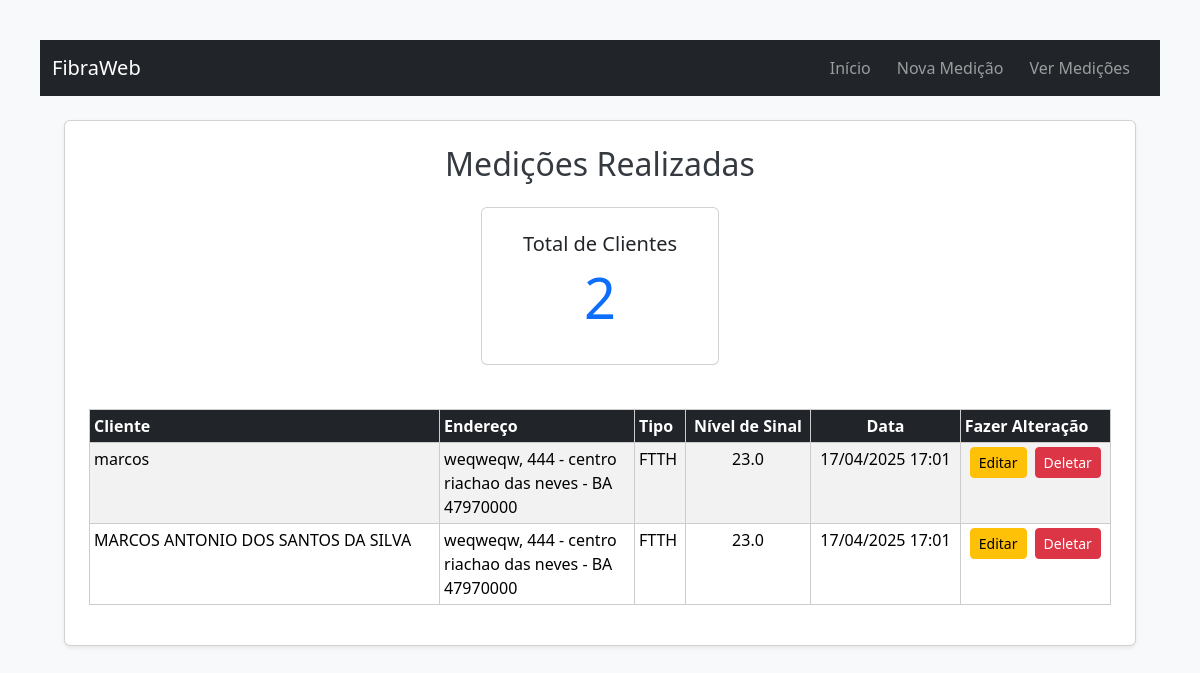
The app's page /lista/ with its own data.
### monitoramento/models.py (models this page shows, shortened)
class Fibra(models.Model):
    CLIENTE_CHOICES = [
        ('FTTH', 'Fibra até a casa'),
        ('FTTC', 'Fibra até o armário'),
        ('FTTB', 'Fibra até o prédio'),
    ]
    nome_cliente = models.CharField(max_length=100)
    tipo_fibra = models.CharField(max_length=4, choices=CLIENTE_CHOICES)
    nivel_sinal = models.FloatField()
    data_medicao = models.DateTimeField(auto_now_add=True)
    rua = models.CharField(max_length=100, blank=True)
    numero = models.CharField(max_length=10, blank=True)
    bairro = models.CharField(max_length=50, blank=True)
    cidade = models.CharField(max_length=50, blank=True)
    estado = models.CharField(max_length=2, blank=True)
    cep = models.CharField(max_length=10, blank=True)

### monitoramento/views.py (the view)
# urls.py: path('lista/', views.lista_medicoes, name='lista_medicoes'),
def lista_medicoes(request):
    medicoes = Fibra.objects.all()  # Pega todas as medições do banco de dados
    return render(request, 'monitoramento/lista_medicoes.html', {'medicoes': medicoes})

### monitoramento/templates/monitoramento/lista_medicoes.html (shortened to what this page needs)
{% extends 'monitoramento/base.html' %}
{% block content %}
<div class="container mt-4">
    <div class="card p-4 shadow-sm">
        <h2 class="mb-4 text-center">Medições Realizadas</h2>
        <div class="row mb-4 justify-content-center">
            <div class="col-12 col-sm-6 col-md-4 col-lg-3">
                <div class="card text-center p-4">
                    <h5>Total de Clientes</h5>
                    <h3 class="display-4 text-primary">{{ medicoes|length }}</h3>
                </div>
            </div>
        </div>
        {% if medicoes %}
        <div class="table-responsive">
            <table class="table table-striped table-sm">
            <thead class="table-dark">
                <tr>
                    <th class="text-nowrap">Cliente</th>
                    <th class="text-nowrap">Endereço</th>
                    <th class="text-nowrap">Tipo</th>
                    <th class="text-nowrap text-center">Nível de Sinal</th>
                    <th class="text-nowrap text-center">Data</th>
                    <th class="text-nowrap">Fazer Alteração</th>
                </tr>
            </thead>
                <tbody>
                    {% for medicao in medicoes %}
                    <tr>
                        <td>{{ medicao.nome_cliente }}</td>
                        <td class="text-nowrap" style="max-width: 200px; overflow: hidden; text-overflow: ellipsis;">
                            {{ medicao.rua }}, {{ medicao.numero }} - {{ medicao.bairro }}<br>
                            {{ medicao.cidade }} - {{ medicao.estado }}<br>{{ medicao.cep }}
                        </td>
                        <td class="text-nowrap">{{ medicao.tipo_fibra }}</td>
                        <td class="text-nowrap text-center" style="white-space: nowrap; overflow: hidden; text-overflow: ellipsis; max-width: 150px;">
                            {{ medicao.nivel_sinal }}
                        </td>
                        <td class="text-center">
                            {{ medicao.data_medicao|date:"d/m/Y H:i" }}
                        </td>
                        <td>
                            <div class="d-flex flex-column flex-md-row gap-2 justify-content-center">
                                <a href="{% url 'editar_medicao' medicao.id %}" class="btn btn-warning btn-sm">Editar</a>
                                <a href="{% url 'deletar_medicao' medicao.id %}" class="btn btn-danger btn-sm mt-2 mt-md-0">Deletar</a>
                            </div>
                        </td>
                    </tr>
                    {% endfor %}
                </tbody>
            </table>
        </div>
        {% else %}
        <p class="text-muted">Nenhuma medição cadastrada ainda.</p>
        {% endif %}
    </div>
</div>
{% endblock %}

### monitoramento/templates/monitoramento/base.html (shortened to what this page needs)
<!DOCTYPE html>
<html lang="pt-br">
<head>
    {% load static %}
    <link href="https://cdn.jsdelivr.net/npm/bootstrap@5.3.3/dist/css/bootstrap.min.css" rel="stylesheet">
    <link rel="stylesheet" href="{% static 'css/estilo.css' %}">
</head>
<body style="background-color: #f8f9fa;">
    <nav class="navbar navbar-expand-lg navbar-dark bg-dark mb-4">
        <div class="container">
            <a class="navbar-brand" href="/">FibraWeb</a>
            <div class="collapse navbar-collapse" id="navbarNav">
                <ul class="navbar-nav ms-auto">
                    <li class="nav-item"><a class="nav-link" href="/">Início</a></li>
                    <li class="nav-item"><a class="nav-link" href="/nova/">Nova Medição</a></li>
                    <li class="nav-item"><a class="nav-link" href="/lista/">Ver Medições</a></li>
                </ul>
            </div>
        </div>
    </nav>
    <main class="container">
        {% block content %}{% endblock %}
    </main>
</body>
</html>

### monitoramento/static/css/estilo.css (style rules this page uses)
body { font-family: Arial, sans-serif; margin: 40px; background-color: #f5f5f5; }
body { font-family: 'Segoe UI', Tahoma, Geneva, Verdana, sans-serif; }
h2 { color: #343a40; }
nav a { color: white; margin-right: 10px; text-decoration: none; }
table { width: 100%; border-collapse: collapse; margin-top: 20px; }
th, td { padding: 8px; border: 1px solid #ccc; }

### records on screen
Fibra: nome_cliente "marcos", rua "weqweqw", numero "444", bairro "centro", cidade "riachao das neves", estado "BA", cep "47970000", tipo_fibra "FTTH", nivel_sinal "23.0", data_medicao "17/04/2025 17:01"
Fibra: nome_cliente "MARCOS ANTONIO DOS SANTOS DA SILVA", rua "weqweqw", numero "444", bairro "centro", cidade "riachao das neves", estado "BA", cep "47970000", tipo_fibra "FTTH", nivel_sinal "23.0", data_medicao "17/04/2025 17:01"

### other values on screen
{{ medicoes|length }} "2"
